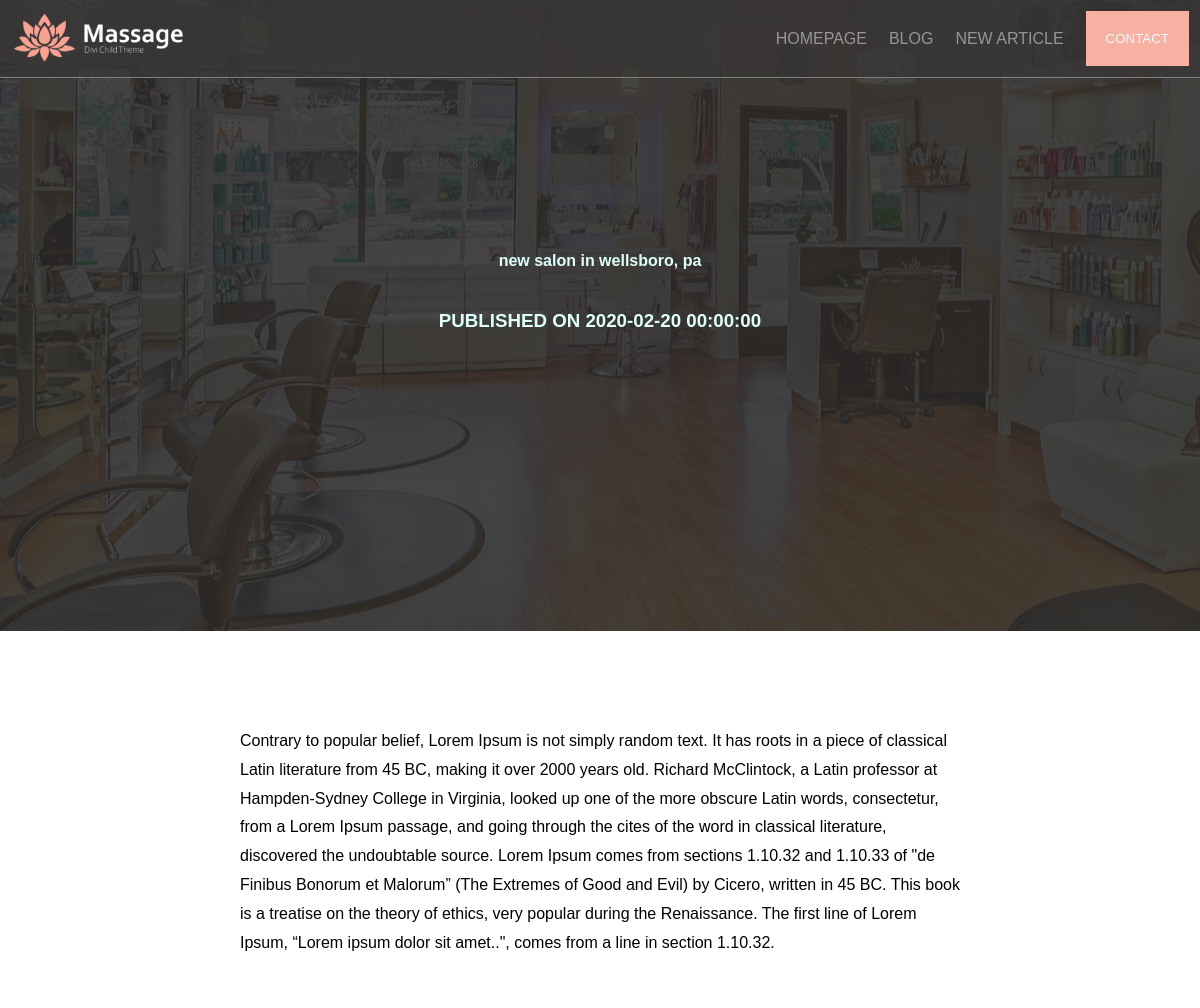
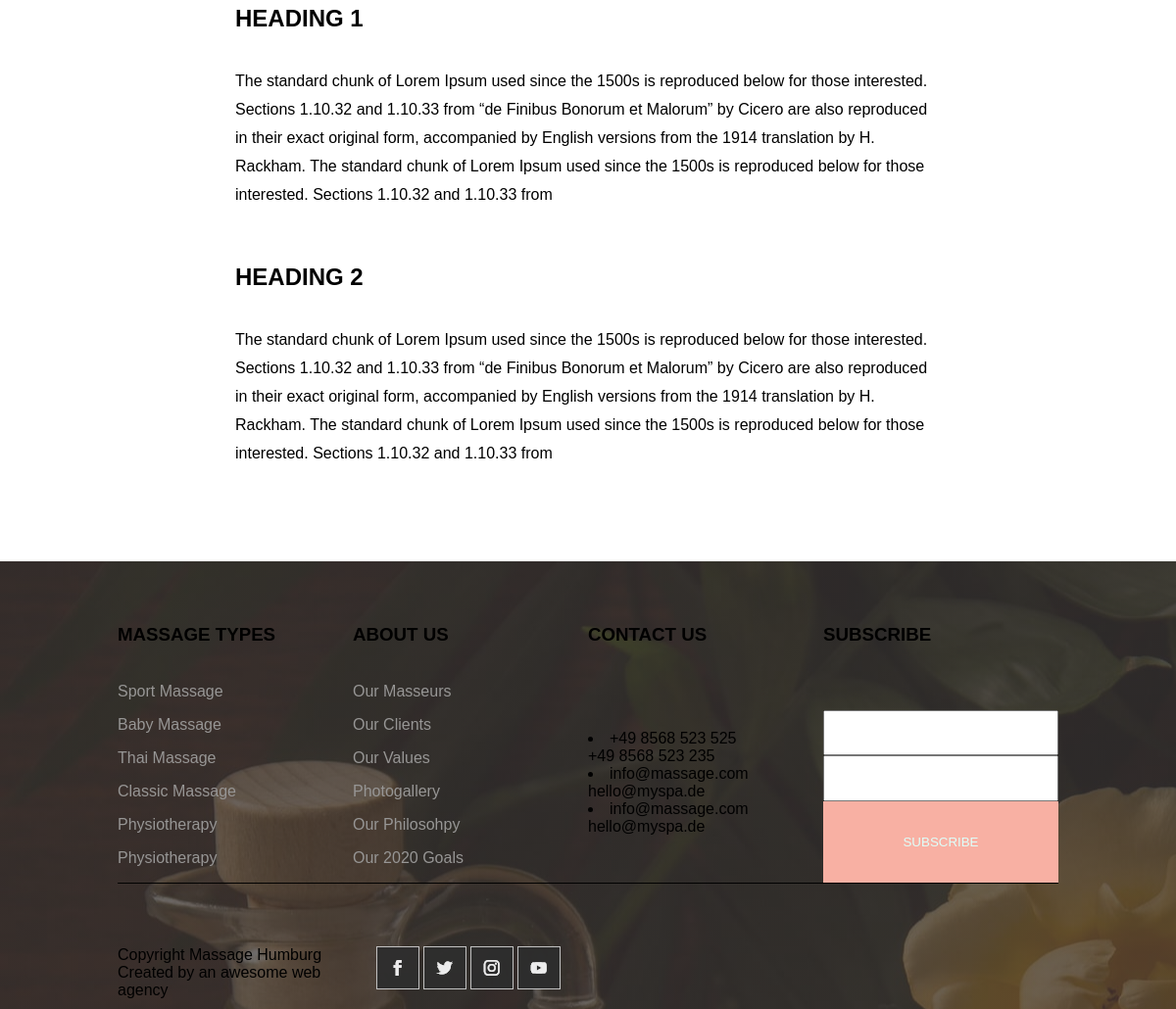
Page /article.php?id=2 on the committed database (2 pictures, top to bottom).
### tables this page shows
CREATE TABLE IF NOT EXISTS `articles` (
  `id` int(11) NOT NULL AUTO_INCREMENT,
  `titre` varchar(70) NOT NULL,
  `resume` text NOT NULL,
  `titre2` varchar(70) NOT NULL,
  `contenu2` text NOT NULL,
  `titre3` varchar(70) NOT NULL,
  `contenu3` text NOT NULL,
  `photo` varchar(215) NOT NULL,
  `datepublication` datetime NOT NULL DEFAULT CURRENT_TIMESTAMP,
  PRIMARY KEY (`id`)
);

### connexion.php (called while the page is built, shortened)
<?php
    class MaConnexion {
        private $Connection;
        public function __construct($NewDatabaseName, $NewUser, $NewPassword, $NewHost)
        {
            $this->DatabaseName = $NewDatabaseName;
            $this->User = $NewUser;
            $this->Password = $NewPassword;
            $this->Host = $NewHost;
            try {
                $DataSourceName = "mysql:host=$this->Host;dbname=$this->DatabaseName;charset=utf8mb4";
                $this->Connection = new PDO($DataSourceName, $this->User, $this->Password);
                $this->Connection->setAttribute(PDO::ATTR_ERRMODE, PDO::ERRMODE_EXCEPTION);
            } catch (PDOException $e) {
                echo "Erreur: " . $e->getMessage();
            }
        }
        public function select($Table, $Column, $ConditionField = 1)
        {
            try {
                $SQLQueryString = "SELECT $Column FROM $Table WHERE $ConditionField";
                $Result = $this->Connection->query($SQLQueryString);
                return $Result->fetchAll(PDO::FETCH_ASSOC);
            } catch (PDOException $e) {
                echo "Erreur: " . $e->getMessage();
            }
        }
    }
?>

### article.php (the view, shortened to what this page needs)
<!DOCTYPE html>
<html lang="en">
<?php
    include("./connexion.php");
    $NewConnection = new MaConnexion("massage", "root", "", "localhost");
?>
<head>
    <link rel="stylesheet" href="./style.css">
</head>
<body>
    <?php include './components/header.php' ?>
    <?php
        if (isset($_GET['id']))
        {
            $Condition = 'id="' . $_GET['id'] . '"';
            $AllProducts = $NewConnection->select("articles", "*", $Condition);
            foreach ($AllProducts as $EachKey => $EachValue) {
                $Style = "background-image: linear-gradient(180deg,rgba(45,43,42,0.87) 0%,rgba(45,43,42,0.87) 100%),url('" . $EachValue['photo'] . "');";
                echo '<section id="ArticleHead" class="TopHead" style="' . $Style . '">';
                echo "<h4>" . $EachValue['titre'] . "</h4>";
                echo "<h3>Published on " . $EachValue['datepublication'] . "</h3>";
                echo '</section>';
                echo '<section id="ArticleBody" >';
                echo "<p>" . $EachValue['resume'] . "</p>";
                echo "<h5>" . $EachValue['titre2'] . "</h5>";
                echo "<p>" . $EachValue['contenu2'] . "</p>";
                echo "<h5>" . $EachValue['titre3'] . "</h5>";
                echo "<p>" . $EachValue['contenu3'] . "</p>";
                echo '</section>';
                break;
            }
        }
    ?>
    <?php include './components/footer.php' ?>
</body>
</html>

### style.css (style rules this page uses)
* { font-family:'Montserrat',Helvetica,Arial,Lucida,sans-serif; padding: 0; margin: 0; }
body { min-height: 100vh; object-fit: fill; background-size: cover; background-blend-mode: overlay; background-repeat: no-repeat; }
h3 { text-transform: uppercase; }
h4 { text-transform: lowercase; }
.TopHead * { color: #defffa; margin-bottom: 2.5em; }
.TopHead { display: grid; width: 100%; justify-items: center; align-content: center; margin-left: auto; margin-right: auto; }
#ArticleHead { background-position: 25% 50%; min-height: 631px; }
#ArticleBody { width: 60%; margin-top: 6em; margin-left: auto; margin-bottom: 6em; margin-right: auto; }
#ArticleBody * { margin-bottom: 1.5em; }
#ArticleBody p { line-height: 1.8; margin-bottom: 3.5em; }
#ArticleBody h5 { font-size: x-large; text-transform: uppercase; }

### rows in the picture
articles: photo (picture), titre "new salon in wellsboro, pa", datepublication "2020-02-20 00:00:00", resume "Contrary to popular belief, Lorem Ipsum is not simply random text. It has roots in a piece of classical Latin literature from 45 BC, making it over 2000 years old. Richard McClintock, a Latin professor at Hampden-Sydney College in Virginia, looked up one of the more obscure Latin words, consectetur, from a Lorem Ipsum passage, and going through the cites of the word in classical literature, discovered the undoubtable source. Lorem Ipsum comes from sections 1.10.32 and 1.10.33 of \"de Finibus Bonorum et Malorum” (The Extremes of Good and Evil) by Cicero, written in 45 BC. This book is a treatise on the theory of ethics, very popular during the Renaissance. The first line of Lorem Ipsum,…", titre2 "HEADING 1", contenu2 "The standard chunk of Lorem Ipsum used since the 1500s is reproduced below for those interested. Sections 1.10.32 and 1.10.33 from “de Finibus Bonorum et Malorum” by Cicero are also reproduced in their exact original form, accompanied by English versions from the 1914 translation by H. Rackham. The standard chunk of Lorem Ipsum used since the 1500s is reproduced below for those interested. Sections 1.10.32 and 1.10.33 from", titre3 "HEADING 2", contenu3 "The standard chunk of Lorem Ipsum used since the 1500s is reproduced below for those interested. Sections 1.10.32 and 1.10.33 from “de Finibus Bonorum et Malorum” by Cicero are also reproduced in their exact original form, accompanied by English versions from the 1914 translation by H. Rackham. The standard chunk of Lorem Ipsum used since the 1500s is reproduced below for those interested. Sections 1.10.32 and 1.10.33 from"
